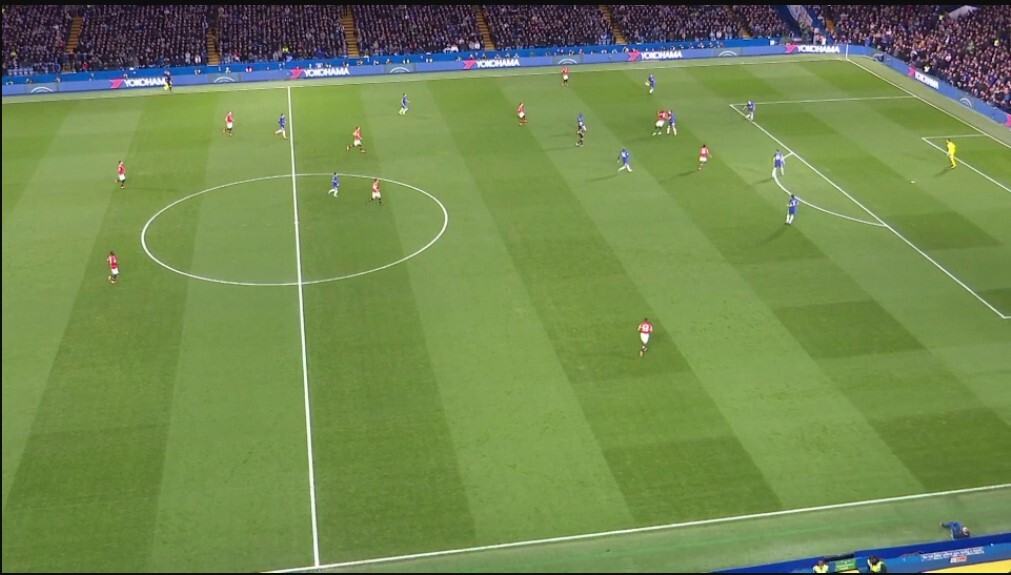
#> input picture test/FA CUP FIELD LINES IV.jpg, 1011 x 575 px, given in place of france_belgium.mp4, which was not available
$ python belg_franc.py
#> lines starting #> are read from the running program, lines starting #| are printed output that depends on the picture; after the words box and inside, x2 and y2 are one past the last pixel; in counts of white or black regions, pixels touching at a corner belong together; pictures that were not available may be replaced by others from this repository, and a replacement may not be noted
import cv2
import os
import numpy as np
import time

def showImage(msg, img):
    cv2.imshow(msg, img)
    while 1:
        k = cv2.waitKey(0)
        if k == 27:
            break
    cv2.destroyWindow(msg)

def color_intensity(img, lower_range, upper_range):
    lower_color = np.array(lower_range)
    upper_color = np.array(upper_range)
    hsv = cv2.cvtColor(img, cv2.COLOR_BGR2HSV)
    mask = cv2.inRange(hsv, lower_color, upper_color)
    res = cv2.bitwise_and(img, img, mask=mask)
    res = cv2.cvtColor(res, cv2.COLOR_HSV2BGR)
    res = cv2.cvtColor(res, cv2.COLOR_BGR2GRAY)
    return cv2.countNonZero(res)


# Reading the video
vidcap = cv2.VideoCapture('france_belgium.mp4')
success, image = vidcap.read()
#> image is the input picture: shape (575, 1011, 3); mean B, G, R 80.5, 136.8, 113.9
count = 0
success = True
idx = 0

# Read the video frame by frame
while success:
    # converting into hsv image
    hsv = cv2.cvtColor(image, cv2.COLOR_BGR2HSV)
#> hsv: shape (575, 1011, 3); mean H, S, V 54.1, 119.5, 141.4
    # green range
    lower_green = np.array([40, 40, 40])
    upper_green = np.array([70, 255, 255])
    # blue range
    lower_blue = np.array([110, 50, 50])
    upper_blue = np.array([130, 255, 255])
    # Red range
    lower_red = np.array([0, 31, 255])
    upper_red = np.array([176, 255, 255])
    # white range
    lower_white = np.array([0, 0, 0])
    upper_white = np.array([0, 0, 255])
    # Define a mask ranging from lower to uppper
    mask = cv2.inRange(hsv, lower_green, upper_green)
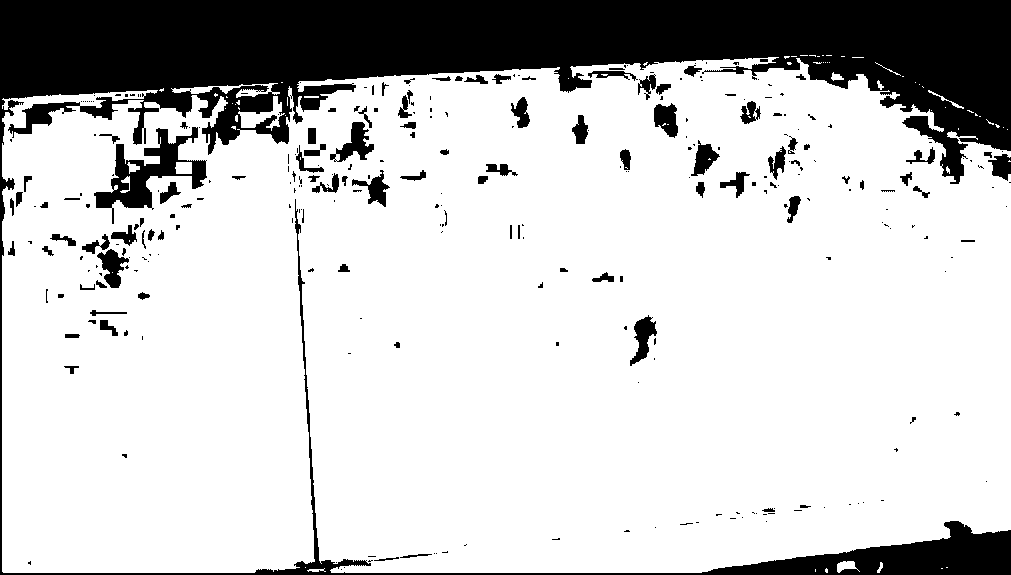
#> mask: shape (575, 1011); 79.1% white; 296 black regions (193 under 20 px), largest, box (x1, y1, x2, y2) and area: (0, 0, 1011, 575) 105118, (94, 127, 207, 224) 3431, (330, 122, 374, 162) 751

    # Do masking
    res = cv2.bitwise_and(image, image, mask=mask)
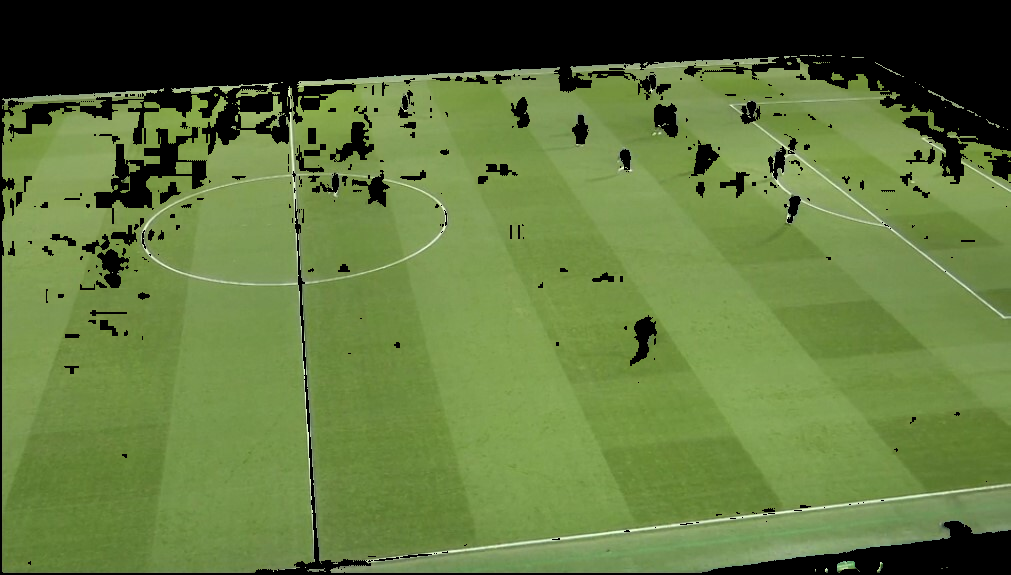
#> res: shape (575, 1011, 3); mean B, G, R 60.9, 117.4, 95.3
    # convert to hsv to gray
    res_bgr = cv2.cvtColor(res, cv2.COLOR_HSV2BGR)
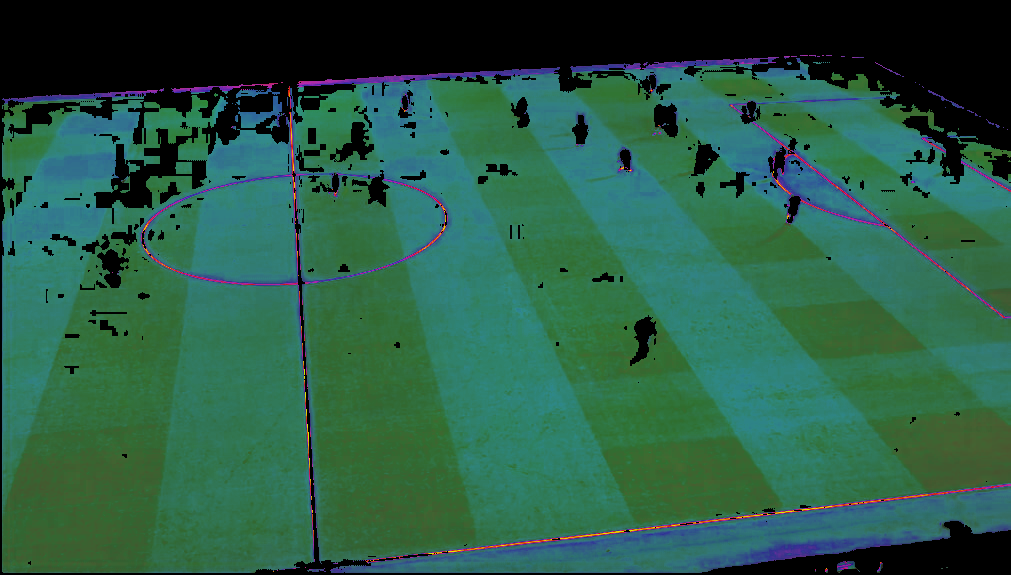
#> res_bgr: shape (575, 1011, 3); mean B, G, R 70.4, 91.4, 41.1
    res_gray = cv2.cvtColor(res, cv2.COLOR_BGR2GRAY)
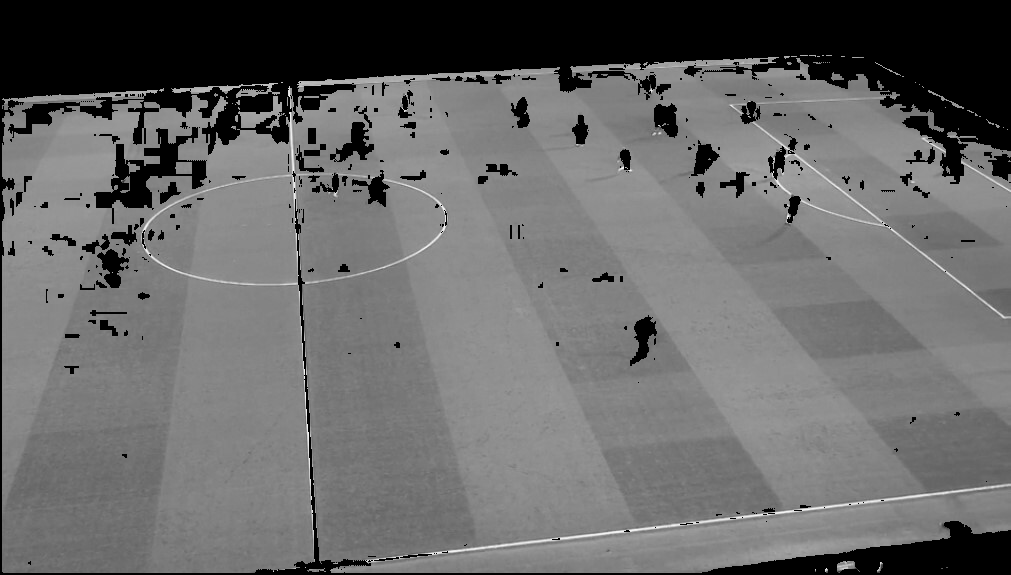
#> res_gray: shape (575, 1011); min 0, max 247, mean 104.4

    # Defining a kernel to do morphological operation in threshold image to
    # get better output.
    kernel = np.ones((13, 13), np.uint8)
    thresh = cv2.threshold(res_gray, 127, 255, cv2.THRESH_BINARY_INV | cv2.THRESH_OTSU)[1]
#> thresh: shape (575, 1011); 20.9% white; 296 white regions (193 under 20 px), largest, box (x1, y1, x2, y2) and area: (0, 0, 1011, 575) 105134, (94, 127, 207, 224) 3434, (330, 122, 374, 162) 751
    thresh = cv2.morphologyEx(thresh, cv2.MORPH_CLOSE, kernel)
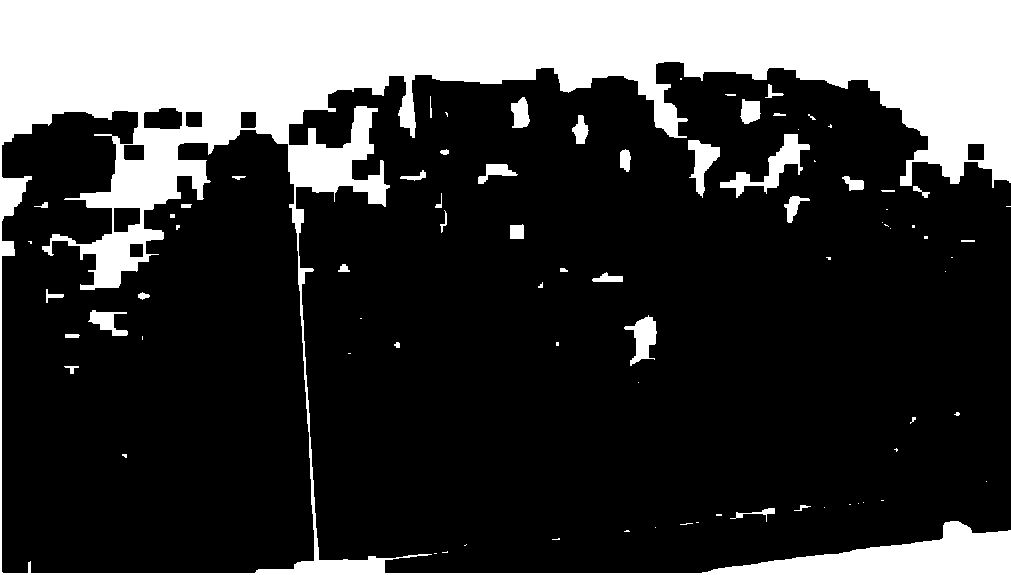
#> thresh: shape (575, 1011); 24.4% white; 81 white regions (43 under 20 px)

    # find contours in threshold image
    contours, hierarchy = cv2.findContours(thresh, cv2.RETR_TREE, cv2.CHAIN_APPROX_SIMPLE)
#> contours = 89 contours, 53 with area under 20; largest, box (x1, y1, x2, y2) and area: (0, 0, 1011, 575) 255652, (1, 110, 315, 574) 123472, (720, 134, 810, 198) 1338, (688, 140, 720, 198) 771, (624, 315, 657, 366) 748


    prev = 0
    font = cv2.FONT_HERSHEY_SIMPLEX

    for c in contours:
        x, y, w, h = cv2.boundingRect(c)

        # Detect players
        if (h >= (1.5) * w):
            if (w > 15 and h >= 15):
                idx = idx + 1
                player_img = image[y:y + h, x:x + w]

                green_pixels = color_intensity(image, [45, 40, 40], [50, 255, 255])

                blue_pixels = color_intensity(player_img, [105, 10, 0], [135, 255, 255])
                # If player has red jersy

                red_pixels = color_intensity(player_img, [0, 50, 50], [10, 255, 255])

                if blue_pixels >= 50 and green_pixels >= 50:
                    # Mark blue jersy players as france
                    cv2.putText(image, 'France', (x - 2, y - 2), font, 0.8, (255, 0, 0), 2, cv2.LINE_AA)
                    cv2.rectangle(image, (x, y), (x + w, y + h), (255, 0, 0), 3)
                if red_pixels >= 50 and green_pixels >= 50:
                    # Mark red jersy players as belgium
                    cv2.putText(image, 'Belgium', (x - 2, y - 2), font, 0.8, (0, 0, 255), 2, cv2.LINE_AA)
                    cv2.rectangle(image, (x, y), (x + w, y + h), (0, 0, 255), 3)

        if ((h >= 1 and w >= 1) and (h <= 30 and w <= 30)):
            player_img = image[y:y + h, x:x + w]

            player_hsv = cv2.cvtColor(player_img, cv2.COLOR_BGR2HSV)
            # white ball  detection
            mask1 = cv2.inRange(player_hsv, lower_white, upper_white)
            res1 = cv2.bitwise_and(player_img, player_img, mask=mask1)
            res1 = cv2.cvtColor(res1, cv2.COLOR_HSV2BGR)
            res1 = cv2.cvtColor(res1, cv2.COLOR_BGR2GRAY)
            nzCount = cv2.countNonZero(res1)

            if (nzCount >= 3):
                # detect football
                cv2.putText(image, 'football', (x - 2, y - 2), font, 0.8, (0, 255, 0), 2, cv2.LINE_AA)
                cv2.rectangle(image, (x, y), (x + w, y + h), (0, 255, 0), 3)
#> this loop made 89 passes
#> (x, y, w, h, player_img, player_hsv, mask1, res1) on passes 6, 11, 14, 15, 17, 21, 29, 36, 40, 56: (655, 527, 1, 1, [[216, 255, 240]], [[42, 39, 255]], [0], [0]), (824, 507, 1, 1, [[211, 249, 231]], [[44, 39, 249]], [0], [0]), (858, 503, 1, 1, [[201, 237, 220]], [[44, 39, 237]], [0], [0]), (863, 502, 1, 1, [[209, 247, 229]], [[44, 39, 247]], [0], [0]), (986, 481, 1, 1, [[50, 117, 96]], [[39, 146, 117]], [0], [0]), (638, 382, 1, 1, [[72, 153, 128]], [[39, 135, 153]], [0], [0]), (945, 271, 1, 1, [[196, 231, 211]], [[47, 39, 231]], [0], [0]), (890, 228, 1, 1, [[214, 252, 234]], [[44, 38, 252]], [0], [0]), (882, 222, 1, 1, [[192, 227, 207]], [[47, 39, 227]], [0], [0]), (798, 129, 1, 1, [[58, 141, 116]], [[39, 150, 141]], [0], [0])
#> (c, x, y, w, h, player_img, player_hsv, res1) on passes 1, 8, 13, 16: ([[434, 553], [436, 553]], 434, 553, 3, 1, [[215, 253, 235], [212, 252, 234], [211, 249, 231]], [[44, 38, 253], [44, 40, 252], [44, 39, 249]], [[0, 0, 0]]), ([[696, 522], [698, 522]], 696, 522, 3, 1, [[209, 247, 229], [211, 249, 231], [210, 248, 230]], [[44, 39, 247], [44, 39, 249], [44, 39, 248]], [[0, 0, 0]]), ([[849, 504], [850, 504]], 849, 504, 2, 1, [[205, 242, 222], [202, 239, 219]], [[46, 39, 242], [46, 39, 239]], [[0, 0]]), ([[881, 500], [883, 500]], 881, 500, 3, 1, [[206, 239, 218], [202, 238, 216], [199, 235, 213]], [[49, 35, 239], [48, 39, 238], [48, 39, 235]], [[0, 0, 0]])
#> after the loop, idx = 4
    cv2.imwrite("./Cropped/frame%d.jpg" % count, res)
    print('Read a new frame: ', success)  # save frame as JPEG file
    count += 1
    cv2.imshow('Match Detection', image)
    time.sleep(0.05)
    if cv2.waitKey(1) & 0xFF == ord('q'):
#> (key q is pressed here)
        break
    success, image = vidcap.read()

vidcap.release()
cv2.destroyAllWindows()
